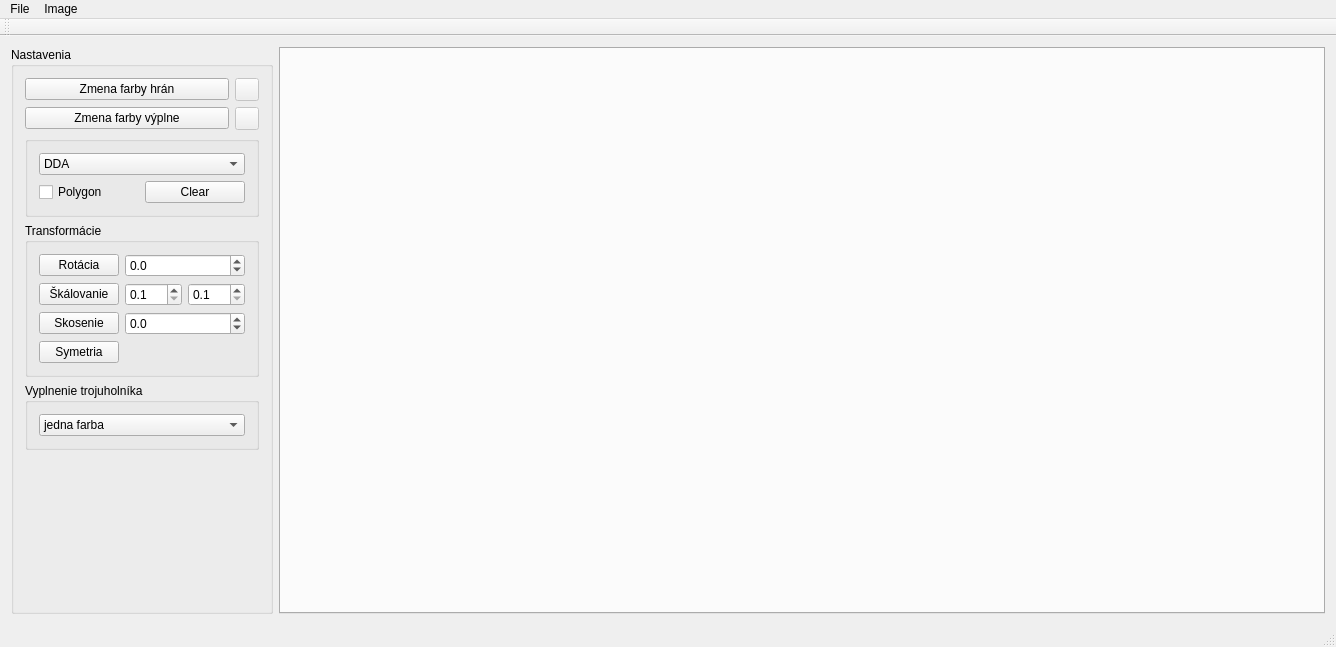
<?xml version="1.0" encoding="UTF-8"?>
<ui version="4.0">
 <class>ImageViewerClass</class>
 <widget class="QMainWindow" name="ImageViewerClass">
  <property name="enabled">
   <bool>true</bool>
  </property>
  <property name="geometry">
   <rect>
    <x>0</x>
    <y>0</y>
    <width>1336</width>
    <height>647</height>
   </rect>
  </property>
  <property name="windowTitle">
   <string>ImageViewer</string>
  </property>
  <widget class="QWidget" name="centralWidget">
   <layout class="QHBoxLayout" name="horizontalLayout">
    <item>
     <widget class="QGroupBox" name="groupBox">
      <property name="title">
       <string>Nastavenia</string>
      </property>
      <layout class="QVBoxLayout" name="verticalLayout_2">
       <item>
        <layout class="QHBoxLayout" name="horizontalLayout_2">
         <item>
          <widget class="QPushButton" name="color">
           <property name="text">
            <string>Zmena farby hrán</string>
           </property>
          </widget>
         </item>
         <item>
          <widget class="QToolButton" name="farba">
           <property name="enabled">
            <bool>false</bool>
           </property>
           <property name="text">
            <string/>
           </property>
          </widget>
         </item>
        </layout>
       </item>
       <item>
        <layout class="QHBoxLayout" name="horizontalLayout_5">
         <item>
          <widget class="QPushButton" name="vypln">
           <property name="text">
            <string>Zmena farby výplne</string>
           </property>
          </widget>
         </item>
         <item>
          <widget class="QToolButton" name="farba2">
           <property name="enabled">
            <bool>false</bool>
           </property>
           <property name="text">
            <string/>
           </property>
          </widget>
         </item>
        </layout>
       </item>
       <item>
        <widget class="QGroupBox" name="groupBox_2">
         <property name="title">
          <string/>
         </property>
         <layout class="QVBoxLayout" name="verticalLayout">
          <item>
           <widget class="QComboBox" name="comboBox">
            <item>
             <property name="text">
              <string>DDA</string>
             </property>
            </item>
            <item>
             <property name="text">
              <string>Bresenham</string>
             </property>
            </item>
           </widget>
          </item>
          <item>
           <layout class="QHBoxLayout" name="horizontalLayout_3">
            <item>
             <widget class="QCheckBox" name="polygon">
              <property name="text">
               <string>Polygon</string>
              </property>
             </widget>
            </item>
            <item>
             <widget class="QPushButton" name="Clear">
              <property name="text">
               <string>Clear</string>
              </property>
             </widget>
            </item>
           </layout>
          </item>
         </layout>
        </widget>
       </item>
       <item>
        <widget class="QGroupBox" name="transform">
         <property name="title">
          <string>Transformácie</string>
         </property>
         <layout class="QFormLayout" name="formLayout">
          <item row="0" column="0">
           <widget class="QPushButton" name="rot">
            <property name="text">
             <string>Rotácia</string>
            </property>
           </widget>
          </item>
          <item row="1" column="0">
           <widget class="QPushButton" name="sca">
            <property name="text">
             <string>Škálovanie</string>
            </property>
           </widget>
          </item>
          <item row="1" column="1">
           <layout class="QHBoxLayout" name="horizontalLayout_4">
            <item>
             <widget class="QDoubleSpinBox" name="sca_x">
              <property name="decimals">
               <number>1</number>
              </property>
              <property name="minimum">
               <double>0.100000000000000</double>
              </property>
              <property name="value">
               <double>0.100000000000000</double>
              </property>
             </widget>
            </item>
            <item>
             <widget class="QDoubleSpinBox" name="sca_y">
              <property name="decimals">
               <number>1</number>
              </property>
              <property name="minimum">
               <double>0.100000000000000</double>
              </property>
              <property name="value">
               <double>0.100000000000000</double>
              </property>
             </widget>
            </item>
           </layout>
          </item>
          <item row="2" column="0">
           <widget class="QPushButton" name="sko">
            <property name="text">
             <string>Skosenie</string>
            </property>
           </widget>
          </item>
          <item row="3" column="0">
           <widget class="QPushButton" name="sym">
            <property name="text">
             <string>Symetria</string>
            </property>
           </widget>
          </item>
          <item row="2" column="1">
           <widget class="QDoubleSpinBox" name="sko_spin">
            <property name="decimals">
             <number>1</number>
            </property>
            <property name="minimum">
             <double>-20.000000000000000</double>
            </property>
            <property name="maximum">
             <double>20.000000000000000</double>
            </property>
            <property name="value">
             <double>0.000000000000000</double>
            </property>
           </widget>
          </item>
          <item row="0" column="1">
           <widget class="QDoubleSpinBox" name="rot_spin">
            <property name="decimals">
             <number>1</number>
            </property>
            <property name="minimum">
             <double>-360.000000000000000</double>
            </property>
            <property name="maximum">
             <double>360.000000000000000</double>
            </property>
           </widget>
          </item>
         </layout>
        </widget>
       </item>
       <item>
        <widget class="QGroupBox" name="groupBox_3">
         <property name="title">
          <string>Vyplnenie trojuholníka</string>
         </property>
         <layout class="QHBoxLayout" name="horizontalLayout_6">
          <item>
           <widget class="QComboBox" name="comboBox_2">
            <item>
             <property name="text">
              <string>jedna farba</string>
             </property>
            </item>
            <item>
             <property name="text">
              <string>najbližší sused</string>
             </property>
            </item>
            <item>
             <property name="text">
              <string>barycentrická interpolácia</string>
             </property>
            </item>
           </widget>
          </item>
         </layout>
        </widget>
       </item>
       <item>
        <spacer name="verticalSpacer">
         <property name="orientation">
          <enum>Qt::Vertical</enum>
         </property>
         <property name="sizeHint" stdset="0">
          <size>
           <width>20</width>
           <height>40</height>
          </size>
         </property>
        </spacer>
       </item>
      </layout>
     </widget>
    </item>
    <item>
     <widget class="QTabWidget" name="tabWidget">
      <property name="documentMode">
       <bool>false</bool>
      </property>
      <property name="tabsClosable">
       <bool>true</bool>
      </property>
      <property name="movable">
       <bool>true</bool>
      </property>
     </widget>
    </item>
   </layout>
  </widget>
  <widget class="QMenuBar" name="menuBar">
   <property name="geometry">
    <rect>
     <x>0</x>
     <y>0</y>
     <width>1336</width>
     <height>22</height>
    </rect>
   </property>
   <widget class="QMenu" name="menuFile">
    <property name="title">
     <string>File</string>
    </property>
    <addaction name="actionNew"/>
    <addaction name="actionOpen"/>
    <addaction name="actionSave_as"/>
   </widget>
   <widget class="QMenu" name="menuImage">
    <property name="title">
     <string>Image</string>
    </property>
    <addaction name="actionRename"/>
    <addaction name="actionClear"/>
    <addaction name="actionSet_background_color"/>
   </widget>
   <addaction name="menuFile"/>
   <addaction name="menuImage"/>
  </widget>
  <widget class="QToolBar" name="mainToolBar">
   <attribute name="toolBarArea">
    <enum>TopToolBarArea</enum>
   </attribute>
   <attribute name="toolBarBreak">
    <bool>false</bool>
   </attribute>
  </widget>
  <widget class="QStatusBar" name="statusBar"/>
  <action name="actionNew">
   <property name="text">
    <string>New</string>
   </property>
  </action>
  <action name="actionOpen">
   <property name="text">
    <string>Open</string>
   </property>
  </action>
  <action name="actionSave_as">
   <property name="text">
    <string>Save as</string>
   </property>
  </action>
  <action name="actionRename">
   <property name="text">
    <string>Rename</string>
   </property>
  </action>
  <action name="actionClear">
   <property name="text">
    <string>Clear</string>
   </property>
  </action>
  <action name="actionSet_background_color">
   <property name="text">
    <string>Set background color</string>
   </property>
  </action>
 </widget>
 <layoutdefault spacing="6" margin="11"/>
 <resources>
  <include location="ImageViewer.qrc"/>
 </resources>
 <connections/>
</ui>
